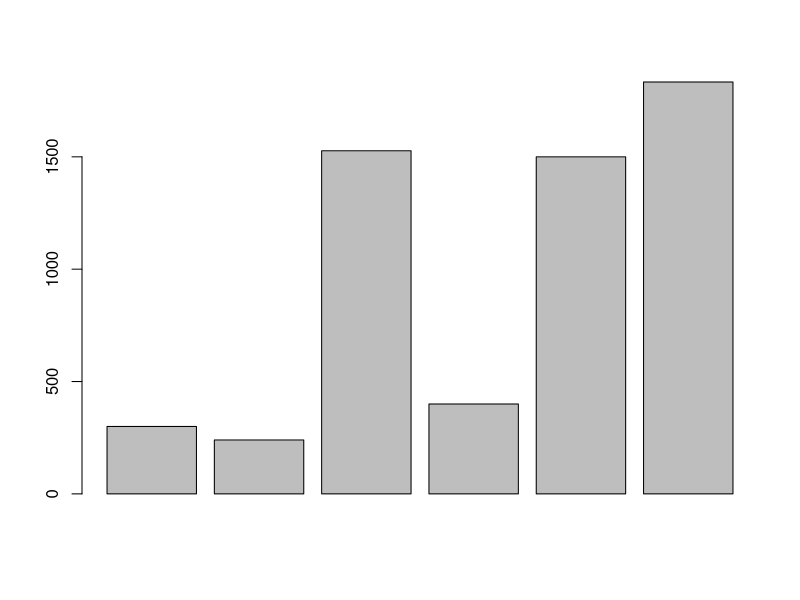
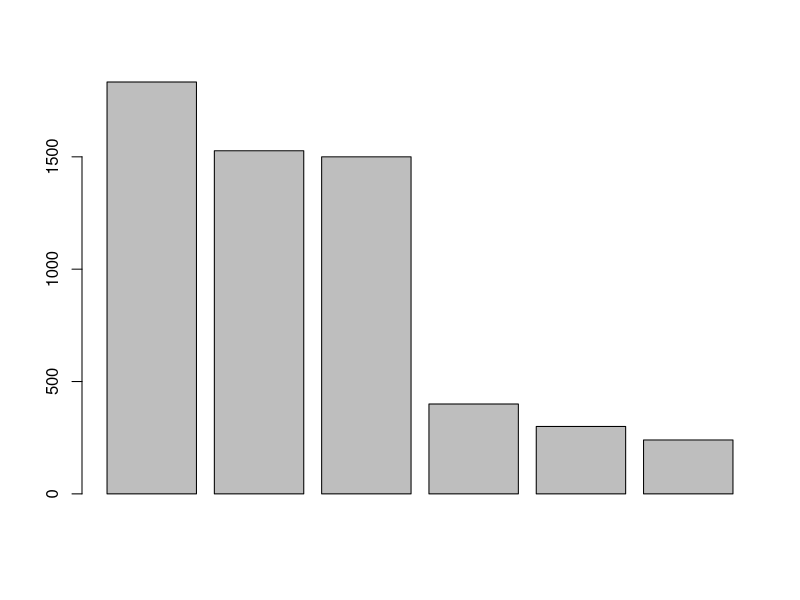

The R script that drew these images, in order:
#LAB 1

# Alejandro Zapata Ramirez

# Parte I Primer contacto con la consola de R -------------------------------------


# Gastos totales
300 + 240 + 1527 + 400 + 1500 + 1833

celular <- 300
celular
transporte <- 240
comestibles <- 1527
gimnasio <- 400
alquiler <- 1500
otros <- 1833

total.gastos <- celular + transporte + comestibles + gimnasio + alquiler + otros

# gastos en un semestre (5 meses)

total.gastos * 5

# gastos en un año (10 meses)

total.gastos * 10


# Nombre de los objetos ---------------------------------------------------

yo_uso_guion_bajo <- 5
otras.personas.usan.punto <- 10
OtrosUsanMayusculas <- 1

# no puede iniciar con un número
# no puede iniciar con guión bajo
# no puede contener coma
# no puede contener espacios 


# Funciones ---------------------------------------------------------------

# valor absoluto (absolute valve)
abs(10)
abs(-4)

# Raíz cuadrada (square root)
sqrt(9)

# logaritmo natural (natural logarithm)
log(2)

# Comentarios en R --------------------------------------------------------

# este es un comentario 
# este es otro comentario
2 * 9
4 + 5 # también se puede colocar un comentario

# R distingue mayúsculs y minúsculas --------------------------------------

# Detectar mayúsculas y minúsculas

celular <- 300
Celular <- -300
CELULAR <- 8000

celular + Celular

CELULAR - celular

# Obtener ayuda -----------------------------------------------------------

# Docuemtación acerca de la función abs
help(abs)
?abs

# Documentación acerca de la función mean
help(mean)
?mean

# buscar absolute
help.search("absolute")

# Alternativamente
??absolute

# Autoevaluación ----------------------------------------------------------

gastos <- c(celular, transporte, comestibles, gimnasio, alquiler, otros)

barplot(gastos)

help(sort)
sort(gastos, decreasing = TRUE )

barplot(sort(gastos, decreasing = TRUE))

# Parte II Variables ------------------------------------------------------

# Problema 1

# Tipo de variables (cualitativas o cuantitativas)

# + Nombre de estudiante (cualitativa)
# + Fecha de nacimiento  (cuantitativa)
# + Edad  (cuantitativa)
# + Dirección de casa  (cualitativa) 
# + Número de teléfono  (cualitativa)
# + Área de estudio  (cualitativa)
# + Grado de año universitario  (cuantitativa)
# + Puntaje en la prueba de mitad de periodo (100 puntos posibles) (cuantitativa)
# + Calificación general: A, B, C, D, F.  (cualitativa)
# + Tiempo (en min.) para completar la prueba final de MFC 202.  (cuantitativa)
# + Número de hermanos  (cuantitativa)

# Problema 2

#Perros (animal)
#Variables:
# + peso
# + altura
# + color
# + raza/especie

# Problema 3

# sería una variable cuantitativa, ya que se expresa numericamente.

# Problema 4

# pregunta 1
#(1) sujeto de investigación <- estudiantes de universidad
#(2) variables <- horas de trabajo por semana
#(3) tipo de variable <- cuantitativo

#pregunta 2
#(1) sujeto de investigación <- estudiantes universitarios de México
#(2) variables <- proporción de estudiantes inscritos en universidad públicas
#(3) tipo de variable <- cualitativa

#pregunta 3
#(1) sujeto de investigación <- estudaintes femeninas y estudiantes varones
#(2) variables <- promedio de CENEVAL
#(3) tipo de variable <- cuantitativa

#pregunta 4
#(1) sujeto de investigación <- atletas universitarios y atletas no universitarios
#(2) variables <- asesoramiento académico
#(3) tipo de variable <- cualitativa

#pregunta 5 histogramas
# la pregunta 1 y 3, ya que los datos de variables se necesitan agrupar para la realización del histograma.